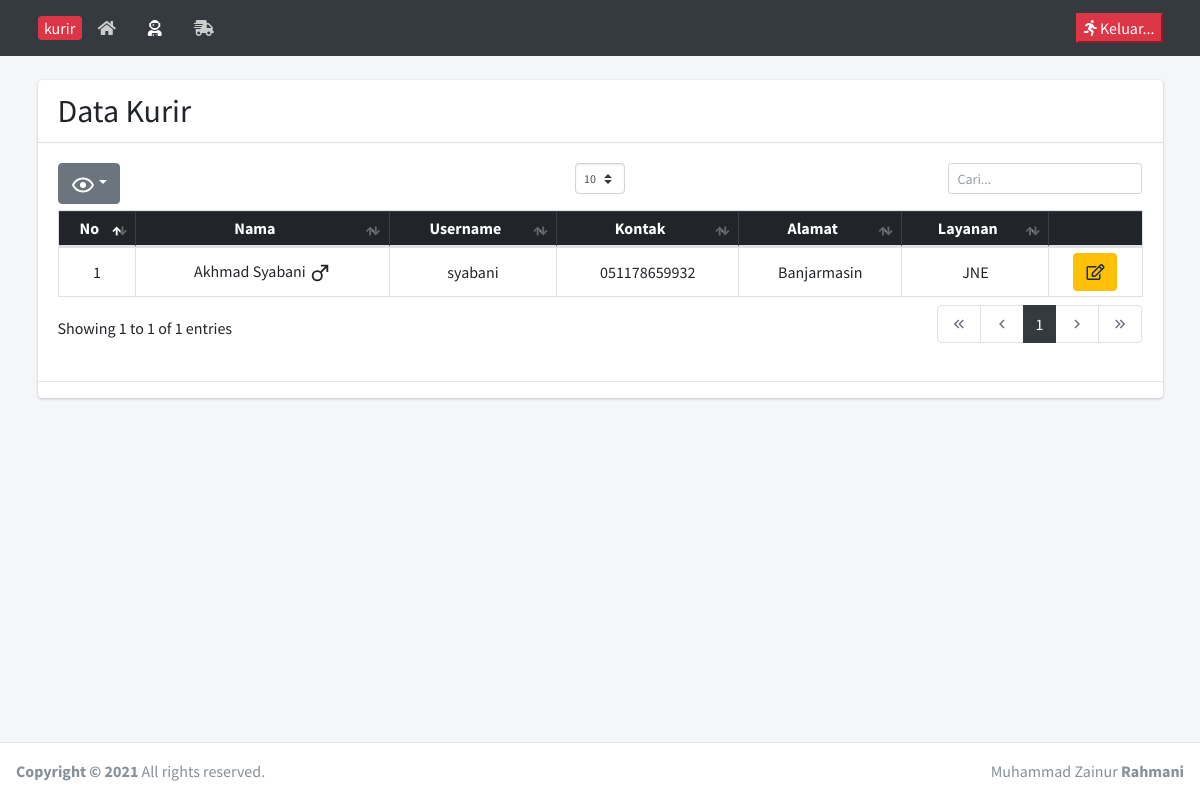
The app's page /kurir/kurir.php (signed in) with its own data.
### tables this page shows
CREATE TABLE `kurir` (
  `idkurir` int(3) NOT NULL,
  `username` varchar(10) NOT NULL,
  `password` varchar(10) NOT NULL,
  `namakurir` varchar(80) NOT NULL,
  `kontakkurir` varchar(50) NOT NULL,
  `alamatkurir` text NOT NULL,
  `jkkurir` enum('0','1') NOT NULL,
  `layanan` varchar(20) NOT NULL
);

### kurir/kurir.php (the view, shortened to what this page needs)
<?php require('headernya.php'); error_reporting(0); ?>
  <div class="content-wrapper">
    <br>
    <section class="content">
      <div class="container">
        <div class="row">
          <div class="col-12">
            <div class="card">
              <div class="card-header">
                <h2 style="display:inline;">Data Kurir</h2>
              </div>
              <div class="card-body">
                <table id="dataTables" class="table table-bordered table-hover table-sm">
                  <thead class="table-dark">
                    <tr class="text-center">
                        <th>No</th>
                        <th>Nama</th>
                        <th>Username</th>
                        <th>Kontak</th>
                        <th>Alamat</th>
                        <th>Layanan</th>
                        <th class="hide"></th>
                    </tr>
                  </thead>
                  <tbody>
                    <?php
                      $no = 1;
                      $query = mysqli_query($kon, "SELECT * FROM kurir WHERE idkurir = '$hohoho[idkurir]' ORDER BY namakurir ASC");
                      while($data = mysqli_fetch_array($query)){
                        ?>
                          <tr class="text-center">
                          <td><?= $no++ ?></td>
                          <td><?php
                            if($data['jkkurir'] == 0){
                              echo $data['namakurir']." <svg style='width:22px;height:22px' viewBox='0 0 24 24'><path fill='currentColor' d='M9,9C10.29,9 11.5,9.41 12.47,10.11L17.58,5H13V3H21V11H19V6.41L13.89,11.5C14.59,12.5 15,13.7 15,15A6,6 0 0,1 9,21A6,6 0 0,1 3,15A6,6 0 0,1 9,9M9,11A4,4 0 0,0 5,15A4,4 0 0,0 9,19A4,4 0 0,0 13,15A4,4 0 0,0 9,11Z' /></svg>";
                            } ?></td>
                          <td><?= $data['username'] ?></td>
                          <td><?= $data['kontakkurir'] ?></td>
                          <td><?= $data['alamatkurir'] ?></td>
                          <td><?= $data['layanan'] ?></td>
                          <td>
                            <button class="btn bg-warning" type="button"><a href="kurir_edit.php?idkurir=<?= $data['idkurir'] ?>" class="text-white"><i class="far fa-edit"></i></a></button>
                          </td>
                        <?php
                      }
                    ?>
                  </tbody>
                </table>
              </div>
              <hr>
            </div>
          </div>
        </div>
      </div>
    </section>
  </div>
<?php require('footernya.php') ?>

### records on screen
kurir: namakurir "Akhmad Syabani", username "syabani", kontakkurir "051178659932", alamatkurir "Banjarmasin", layanan "JNE"
